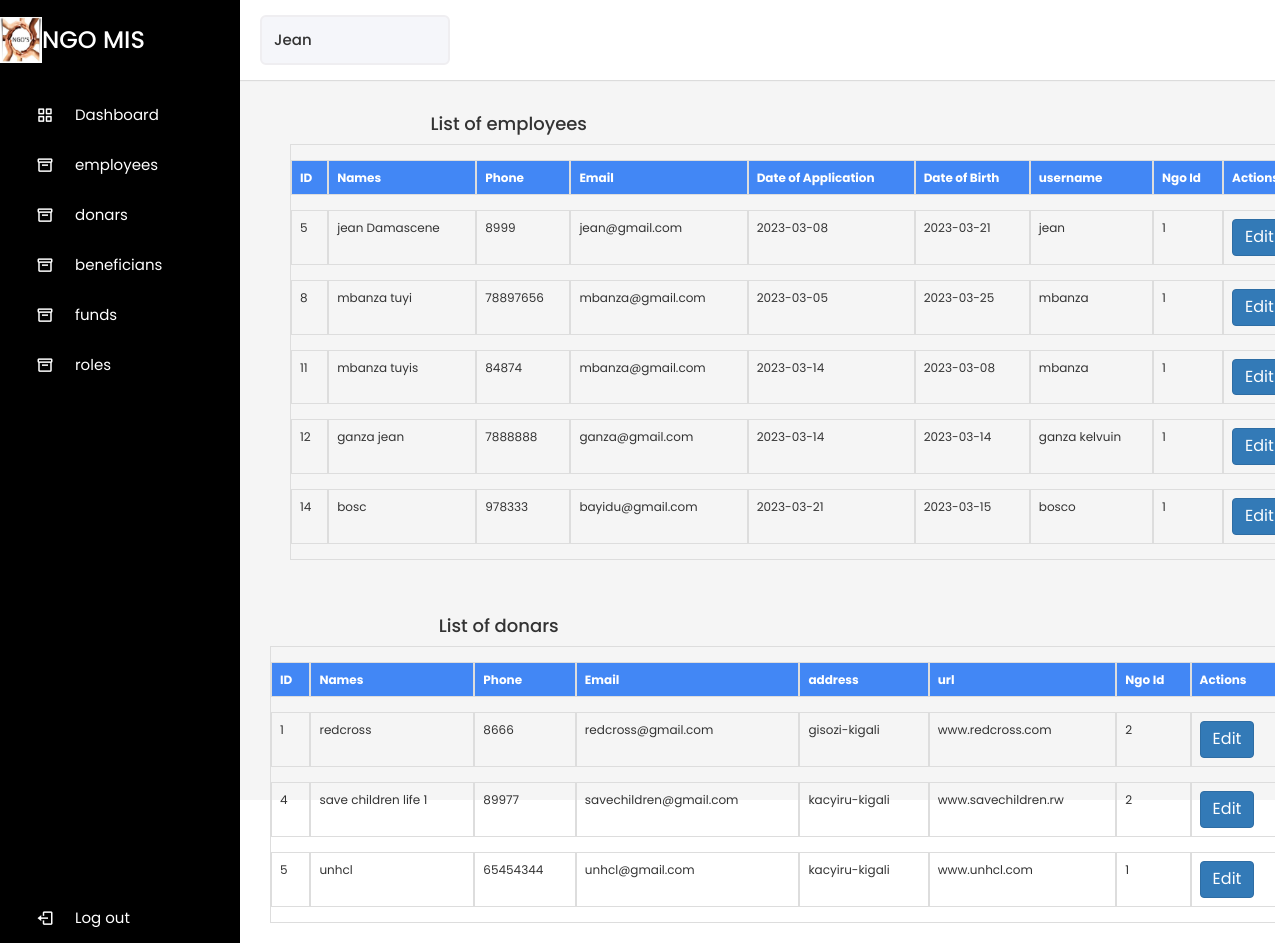
Page /ngo/parts/dashboard.php on the committed database.
### tables this page shows
CREATE TABLE `employees` (
  `emp_id` int(11) NOT NULL,
  `name` varchar(20) NOT NULL,
  `phone` int(11) NOT NULL,
  `email` varchar(20) NOT NULL,
  `application_date` date NOT NULL,
  `dob` date NOT NULL,
  `username` varchar(20) NOT NULL,
  `ngo_id` int(11) NOT NULL
);

CREATE TABLE `donars` (
  `don_id` int(11) NOT NULL,
  `name` varchar(20) NOT NULL,
  `phone` int(11) NOT NULL,
  `email` varchar(100) NOT NULL,
  `address` varchar(20) NOT NULL,
  `url` varchar(30) NOT NULL,
  `ngo_id` int(11) NOT NULL
);

### ngo/data_input/report_employee.php (the view, shortened to what this page needs)
<main>
<?php
require '../database/connection.php';
$sql = 'SELECT * FROM employees';
$statement = $conn->prepare($sql);
$statement->execute();
$employee = $statement->fetchAll(PDO::FETCH_OBJ);
 ?>
<div class="container">
    <div class="card-body">
      <table class="table table-bordered" style="font-size:2vh;">
        <tr>
          <th>ID</th>
          <th>Names</th>
          <th>Phone</th>
          <th>Email</th>
          <th>Date of Application</th>
          <th>Date of Birth</th>
          <th>username</th>
          <th>Ngo Id</th>
          <th colspan="2">Actions</th>
        </tr>
        <?php foreach($employee as $emp): ?>
          <tr>
            <td><?= $emp->emp_id; ?></td>
            <td><?= $emp->name; ?></td>
            <td><?= $emp->phone; ?></td>
            <td><?= $emp->email; ?></td>
            <td><?= $emp->application_date; ?></td>
            <td><?= $emp->dob; ?></td>
            <td><?= $emp->username; ?></td>
            <td><?= $emp->ngo_id; ?></td>
            <td>
              <a href="edit_employee.php?emp_id=<?= $emp->emp_id ?>" class="btn btn-primary" style="font-size:2vh;">Edit</a></td>
          </tr>
        <?php endforeach; ?>
      </table>
  </div>
</div>
</div>

### ngo/data_input/report_donars.php (shortened to what this page needs)
            <main>
<?php
require '../database/connection.php';
$sql = 'SELECT * FROM donars';
$statement = $conn->prepare($sql);
$statement->execute();
$donars = $statement->fetchAll(PDO::FETCH_OBJ);
 ?>
<div class="container">
    <div class="card-body">
      <table class="table table-bordered" style="font-size:2vh;">
        <tr>
          <th>ID</th>
          <th>Names</th>
          <th>Phone</th>
          <th>Email</th>
          <th>address</th>
          <th>url</th>
          <th>Ngo Id</th>
          <th colspan="2">Actions</th>
        </tr>
        <?php foreach($donars as $don): ?>
          <tr>
            <td><?= $don->don_id; ?></td>
            <td><?= $don->name; ?></td>
            <td><?= $don->phone; ?></td>
            <td><?= $don->email; ?></td>
            <td><?= $don->address; ?></td>
            <td><?= $don->url; ?></td>
            <td><?= $don->ngo_id; ?></td>
            <td>
              <a href="edit_donars.php?don_id=<?= $don->don_id ?>" class="btn btn-primary" style="font-size:2vh;">Edit</a></td>
          </tr>
        <?php endforeach; ?>
      </table>
  </div>
</div>
</div>

### ngo/css/style.css (style rules this page uses)
* { padding: 0%; margin: 0%; }
::placeholder { color:#fff; font-family:Arial; }

### ngo/parts/dashboard.php (style rules this page uses)
* { margin: 0; padding: 0; box-sizing: border-box; font-family: 'Poppins', sans-serif; }
table { border-collapse: separate; border-spacing: 0 15px; }
th { background-color: #4287f5; color: white; }
.col-sm-6 th, td { border: 1px; padding: 5px; font-size:12px; }

### rows in the picture
employees: emp_id "5", name "jean Damascene", phone "8999", email "jean@gmail.com", application_date "2023-03-08", dob "2023-03-21", username "jean", ngo "1"
employees: emp_id "8", name "mbanza tuyi", phone "78897656", email "mbanza@gmail.com", application_date "2023-03-05", dob "2023-03-25", username "mbanza", ngo "1"
employees: emp_id "11", name "mbanza tuyis", phone "84874", email "mbanza@gmail.com", application_date "2023-03-14", dob "2023-03-08", username "mbanza", ngo "1"
employees: emp_id "12", name "ganza jean", phone "7888888", email "ganza@gmail.com", application_date "2023-03-14", dob "2023-03-14", username "ganza kelvuin", ngo "1"
employees: emp_id "14", name "bosc", phone "978333", email "bayidu@gmail.com", application_date "2023-03-21", dob "2023-03-15", username "bosco", ngo "1"
donars: don_id "1", name "redcross", phone "8666", email "redcross@gmail.com", address "gisozi-kigali", url "www.redcross.com", ngo "2"
donars: don_id "4", name "save children life 1", phone "89977", email "savechildren@gmail.com", address "kacyiru-kigali", url "www.savechildren.rw", ngo "2"
donars: don_id "5", name "unhcl", phone "65454344", email "unhcl@gmail.com", address "kacyiru-kigali", url "www.unhcl.com", ngo "1"
